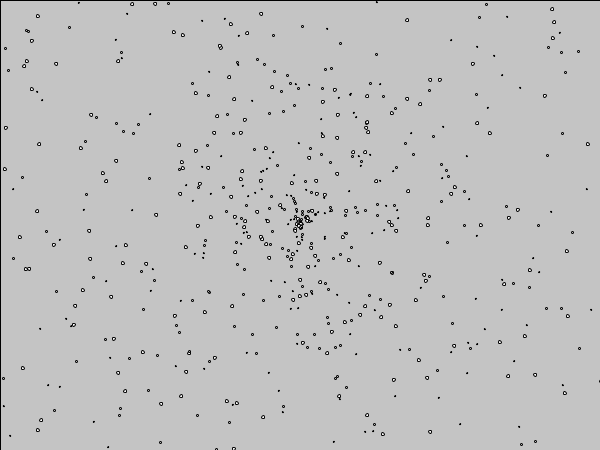
Frame 1 (no input)
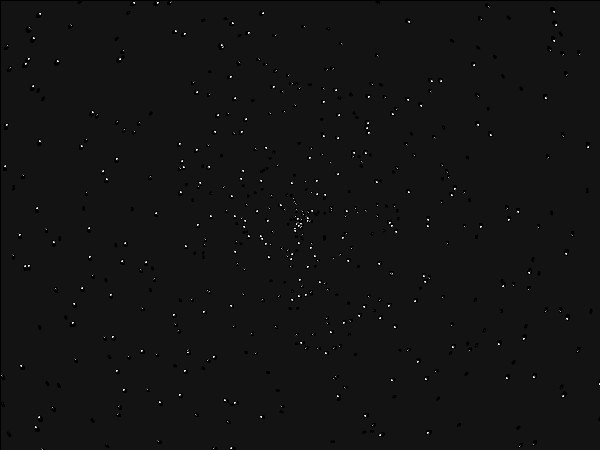
Frame 60 (the mouse pressed at the canvas centre just before this capture)
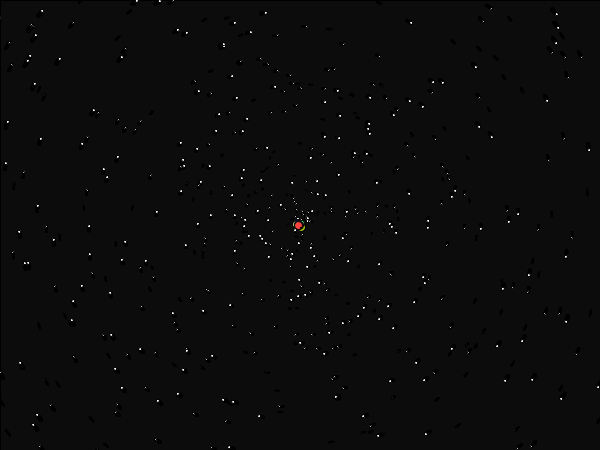
Frame 120 (the mouse held since frame 60 and released just before this capture)

The Processing sketch that drew these frames (run headless with seeded random() and noise(); from frame 60 on, the mouse is pressed at the canvas centre):

// Processing sketch: processing_15896
// ── processing_15896.pde

// Lau Rasmussen - 2010


int stars = 750;
float[] px = new float[stars];
float[] py = new float[stars];
float[] angle = new float[stars];
float[] randomY = new float[stars];
int[] randomSpawn = new int[stars];
int[] starSize = new int[stars];
int[] starInitSize = new int[stars];
float[] radius = new float[stars];

int starMarkedSize = 8;
float speed = 0.01;


void setup(){
  size(600, 450);
  smooth();
 // frameRate(60);
//calculate randomly spawned stars and their size
  for (int c=0; c<stars; c++) {
    randomSpawn[c]=(int)random(0,360);
    radius[c]=random(0, width/1.5); 
    starInitSize[c] = (int)random(1,4); 
  }
}


void draw(){

 //The stroke wight combined with the transparent rectangle (drawn before each for loop) makes the smaller stars glimmer
 strokeWeight(1);
 fill(0, 10);
 rect(0, 0, width, height);
 for (int i=0; i<stars;i++) {
    px[i] = width/2 + cos(radians(-angle[i])-randomSpawn[i])*(radius[i]);
    py[i] = height/2 + sin(radians(-angle[i])-randomSpawn[i])*(radius[i]);
    
    angle[i] -= speed; //(det er sjovt at gange med i)
    starSize[i] = starInitSize[i];
    
    // Calculate mouse hit
    float mouseTjekX = px[i] - mouseX;
    float mouseTjekY = py[i] - mouseY;
    if (sqrt(sq(mouseTjekX) + sq(mouseTjekY)) < starInitSize[i]*2) {
      
      //if mouse hits - mark the star
      println("star number: "+ i + "star size " +starInitSize[i]);
      fill(random(0,255),random(0,255),random(0,255));
      ellipse (px[i], py[i], starMarkedSize, starMarkedSize);  
      } 
      //otherwise continue as if nothing happened
      else { 
      fill(255);
      ellipse (px[i], py[i], starSize[i], starSize[i]); 
      }
   
 }

}




                
                                                                                                                                                                                
